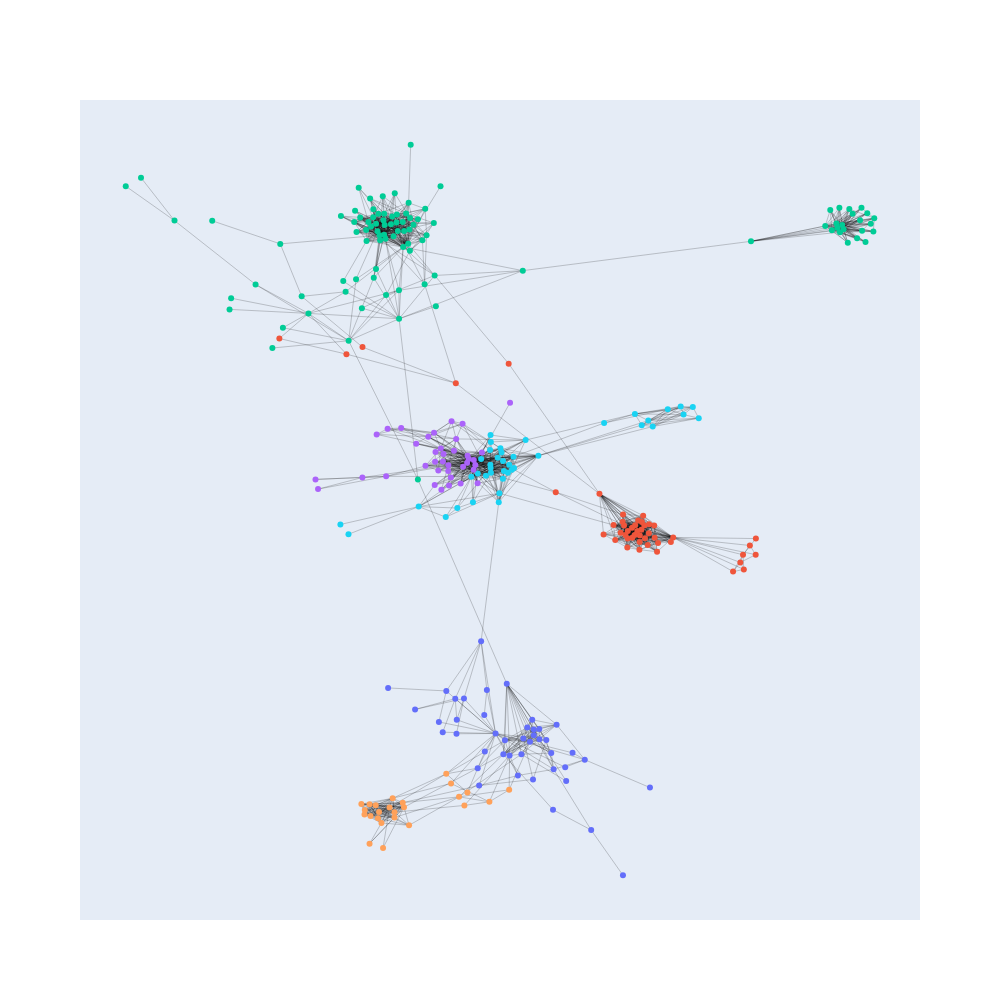

Notebook source saved alongside this figure:
### Code cell
node_communities = communities_to_node_community_map(graph, community_division)

cmap = px.colors.qualitative.Plotly

go.Figure(
    data=lines + [
        go.Scatter(
            x=x,
            y=y,
            mode="markers",
            marker=dict(
                color=node_communities.values,
                cmin=1,
                cmax=len(cmap),
                colorscale=cmap,
            ),
            customdata=node_communities,
            text=[name for _, name in nx.get_node_attributes(graph, "name").items()],
            hovertemplate="%{text} (%{customdata})<extra></extra>",
            showlegend=False,
        )
    ],
    layout=go.Layout(
        xaxis=go.layout.XAxis(
            showticklabels=False,
            showgrid=False,
            zeroline=False,
        ),
        yaxis=go.layout.YAxis(
            showticklabels=False,
            showgrid=False,
            zeroline=False,
        ),
        width=1000,
        height=1000
    )
)
